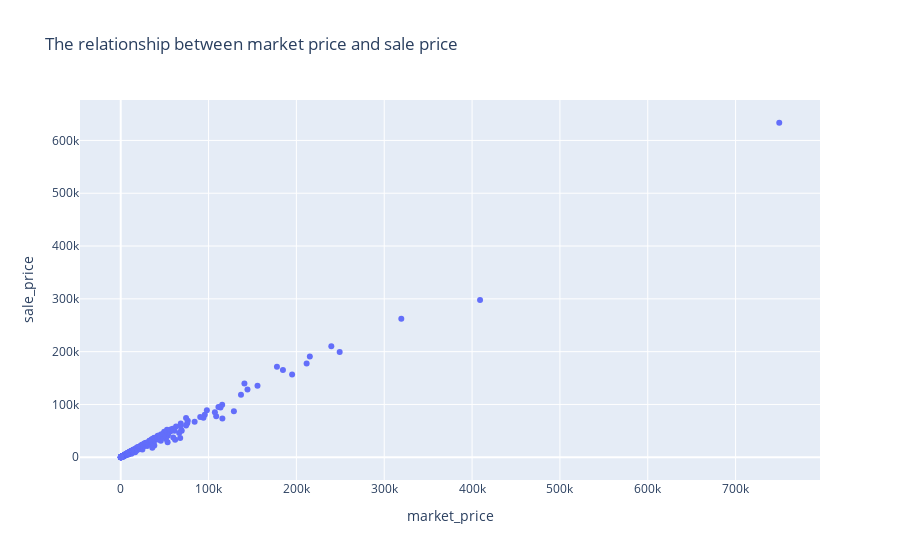

The cell this chart's notebook holds for it:
### Code cell
fig=px.scatter(dataframe,x='market_price', y='sale_price',title='The relationship between market price and sale price')
fig.show()

### Figure 1 — Plotly figure (JSON) as saved in the notebook; plotly's stock layout.template omitted (floating-point values rounded to 4 significant figures; data arrays with more than 128 entries replaced by an {"elided": "..."} marker saying what was removed)
{"data": [{"hovertemplate": "market_price=%{x}<br>sale_price=%{y}<extra></extra>", "legendgroup": "", "marker": {"color": "#636efa", "symbol": "circle"}, "mode": "markers", "name": "", "orientation": "v", "showlegend": false, "type": "scatter", "x": {"elided": "426 float values"}, "xaxis": "x", "y": {"elided": "426 float values"}, "yaxis": "y"}], "layout": {"legend": {"tracegroupgap": 0}, "title": {"text": "The relationship between market price and sale price"}, "xaxis": {"anchor": "y", "domain": [0, 1], "title": {"text": "market_price"}}, "yaxis": {"anchor": "x", "domain": [0, 1], "title": {"text": "sale_price"}}}}
